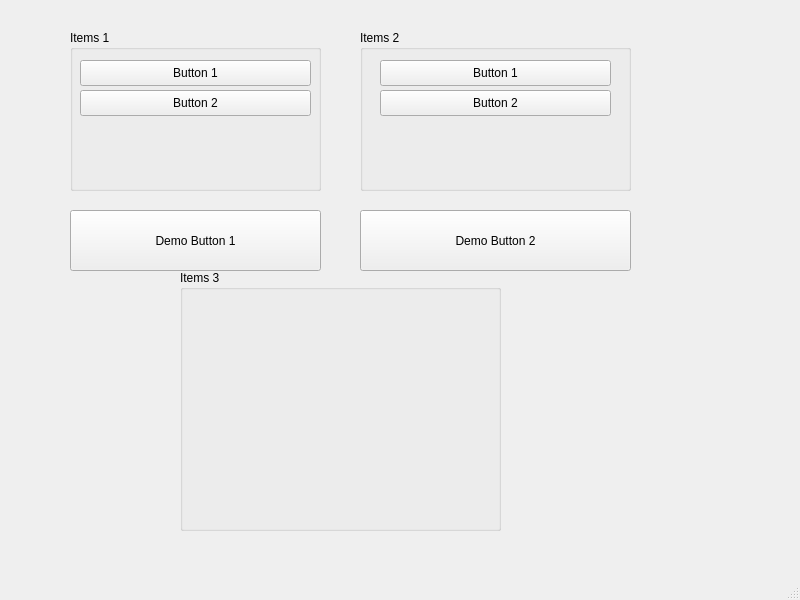
<?xml version="1.0" encoding="UTF-8"?>
<ui version="4.0">
 <class>MainWindow</class>
 <widget class="QMainWindow" name="MainWindow">
  <property name="geometry">
   <rect>
    <x>0</x>
    <y>0</y>
    <width>800</width>
    <height>600</height>
   </rect>
  </property>
  <property name="windowTitle">
   <string>MainWindow</string>
  </property>
  <widget class="QWidget" name="centralwidget">
   <widget class="QGroupBox" name="groupBox_Items_1">
    <property name="geometry">
     <rect>
      <x>70</x>
      <y>30</y>
      <width>251</width>
      <height>161</height>
     </rect>
    </property>
    <property name="title">
     <string>Items 1</string>
    </property>
    <widget class="QPushButton" name="pushButton">
     <property name="geometry">
      <rect>
       <x>10</x>
       <y>30</y>
       <width>231</width>
       <height>26</height>
      </rect>
     </property>
     <property name="text">
      <string>Button 1</string>
     </property>
    </widget>
    <widget class="QPushButton" name="pushButton_2">
     <property name="geometry">
      <rect>
       <x>10</x>
       <y>60</y>
       <width>231</width>
       <height>26</height>
      </rect>
     </property>
     <property name="text">
      <string>Button 2</string>
     </property>
    </widget>
   </widget>
   <widget class="QGroupBox" name="groupBox_Items_2">
    <property name="geometry">
     <rect>
      <x>360</x>
      <y>30</y>
      <width>271</width>
      <height>161</height>
     </rect>
    </property>
    <property name="title">
     <string>Items 2</string>
    </property>
    <widget class="QPushButton" name="pushButton_3">
     <property name="geometry">
      <rect>
       <x>20</x>
       <y>30</y>
       <width>231</width>
       <height>26</height>
      </rect>
     </property>
     <property name="text">
      <string>Button 1</string>
     </property>
    </widget>
    <widget class="QPushButton" name="pushButton_4">
     <property name="geometry">
      <rect>
       <x>20</x>
       <y>60</y>
       <width>231</width>
       <height>26</height>
      </rect>
     </property>
     <property name="text">
      <string>Button 2</string>
     </property>
    </widget>
   </widget>
   <widget class="QPushButton" name="demoButton1">
    <property name="geometry">
     <rect>
      <x>70</x>
      <y>210</y>
      <width>251</width>
      <height>61</height>
     </rect>
    </property>
    <property name="text">
     <string>Demo Button 1</string>
    </property>
   </widget>
   <widget class="QPushButton" name="demoButton2">
    <property name="geometry">
     <rect>
      <x>360</x>
      <y>210</y>
      <width>271</width>
      <height>61</height>
     </rect>
    </property>
    <property name="text">
     <string>Demo Button 2</string>
    </property>
   </widget>
   <widget class="QGroupBox" name="groupBox_Items_3">
    <property name="geometry">
     <rect>
      <x>180</x>
      <y>270</y>
      <width>321</width>
      <height>261</height>
     </rect>
    </property>
    <property name="title">
     <string>Items 3</string>
    </property>
   </widget>
  </widget>
  <widget class="QMenuBar" name="menubar">
   <property name="geometry">
    <rect>
     <x>0</x>
     <y>0</y>
     <width>800</width>
     <height>23</height>
    </rect>
   </property>
  </widget>
  <widget class="QStatusBar" name="statusbar"/>
 </widget>
 <resources/>
 <connections/>
</ui>
